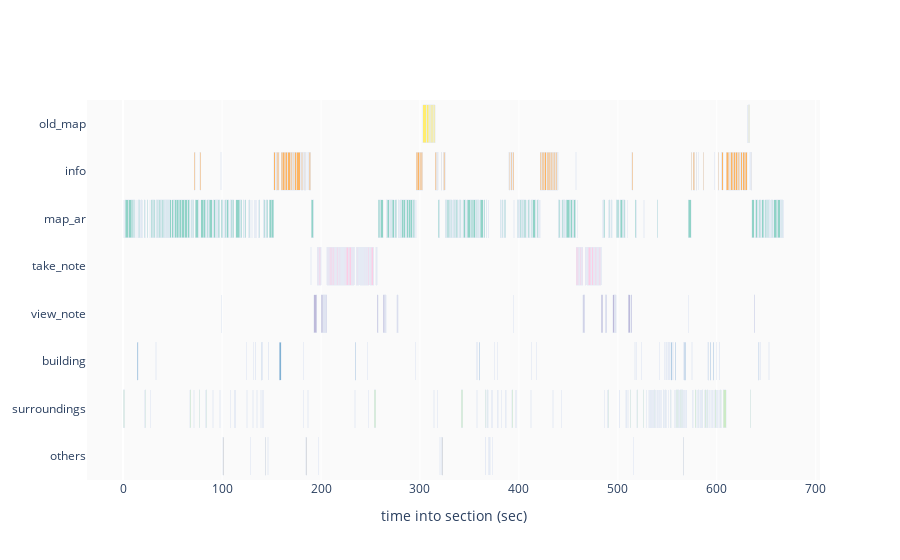

The code cell stored with this chart in its notebook:
### Code cell
df['start'] = (df['Recording timestamp'] - df['Gaze event duration']/2) / 1000
df['start'] = df['start'] - df['start'].min()
df['Gaze event duration'] = df['Gaze event duration'] / 1000
fig = go.Figure(
    layout = {
        'barmode': 'stack',
        'xaxis': {'automargin': True, 'title': {'text': 'time into section (sec)'}},
        'yaxis': {'automargin': True,
                  'categoryorder': 'array',
                  'categoryarray': ['others', 'surroundings', 'building',
                                    'view_note', 'take_note',
                                    'map_ar', 'info']},
        'plot_bgcolor': 'rgb(250, 250, 250)'}
)
for target, target_df in df.groupby('new_target'):
    fig.add_bar(x=target_df['Gaze event duration'],
                y=target_df['new_target'],
                base=target_df.start,
                orientation='h',
                showlegend=False,
                marker=dict(color=sequence_color_dict[target]),
                name=target)
fig.show()

### Figure 1 — Plotly figure (JSON) as saved in the notebook; plotly's stock layout.template omitted (floating-point values rounded to 4 significant figures; data arrays with more than 128 entries replaced by an {"elided": "..."} marker saying what was removed)
{"data": [{"base": [14.3, 33.11, 124.8, 131.4, 133.8, 134.0, 139.7, 140.0, 140.4, 140.9, 147.1, 147.3, 158.0, 182.4, 234.7, 247.2, 295.6, 357.5, 357.7, 360.1, 375.6, 378.2, 412.3, 417.8, 517.0, 519.0, 523.7, 541.9, 547.5, 548.4, 548.8, 550.6, 551.4, 551.6, 552.4, 552.6, 554.1, 555.6, 557.9, 558.2, 566.6, 566.8, 567.2, 568.0, 574.6, 591.0, 591.2, 591.8, 593.2, 593.5, 596.4, 599.2, 603.0, 603.1, 642.1, 642.3, 644.4, 652.4], "marker": {"color": "rgb(128, 177, 211)"}, "name": "building", "orientation": "h", "showlegend": false, "type": "bar", "x": [1.08, 0.16, 0.14, 0.26, 0.1, 0.12, 0.28, 0.14, 0.16, 0.1, 0.22, 0.08, 1.56, 0.08, 0.14, 0.22, 0.18, 0.08, 0.16, 0.16, 0.14, 0.14, 0.22, 0.08, 0.38, 0.26, 0.14, 0.08, 0.1, 0.32, 0.16, 0.54, 0.1, 0.16, 0.08, 0.08, 0.64, 0.12, 0.24, 0.12, 0.18, 0.12, 0.48, 0.4, 0.54, 0.1, 0.52, 0.08, 0.16, 0.4, 0.44, 0.38, 0.08, 0.08, 0.2, 0.34, 0.18, 0.8], "y": ["building", "building", "building", "building", "building", "building", "building", "building", "building", "building", "building", "building", "building", "building", "building", "building", "building", "building", "building", "building", "building", "building", "building", "building", "building", "building", "building", "building", "building", "building", "building", "building", "building", "building", "building", "building", "building", "building", "building", "building", "building", "building", "building", "building", "building", "building", "building", "building", "building", "building", "building", "building", "building", "building", "building", "building", "building", "building"]}, {"base": [71.93, 77.52, 98.42, 152.2, 154.0, 154.6, 155.3, 156.5, 159.6, 160.9, 162.6, 163.9, 165.8, 166.3, 169.3, 169.7, 170.8, 171.4, 172.3, 172.9, 173.5, 175.6, 178.9, 179.3, 180.3, 181.5, 182.5, 182.8, 183.4, 183.9, 184.4, 185.6, 186.9, 187.1, 187.4, 187.7, 187.9, 189.2, 296.5, 297.2, 299.6, 300.5, 301.3, 302.3, 315.5, 316.6, 317.1, 317.4, 317.9, 318.1, 321.7, 321.8, 323.4, 323.6, 323.9, 325.3, 389.5, 390.6, 391.7, 393.6, 394.0, 421.5, 422.4, 423.0, 423.7, 424.8, 426.1, 427.9, 428.3, 428.6, 428.7, 429.6, 430.9, 432.3, 432.9, 433.7, 434.6, 435.8, 436.8, 437.3, 437.9, 439.1, 439.3, 439.5, 457.6, 513.9, 574.4, 576.4, 577.3, 579.3, 579.5, 581.0, 586.4, 597.7, 601.2, 604.8, 604.9, 605.2, 609.6, 611.4, 612.4, 613.2, 613.5, 614.2, 615.7, 617.2, 619.2, 621.1, 621.9, 623.0, 624.0, 624.4, 626.0, 626.5, 627.6, 627.8, 628.7, 633.5, 633.7, 634.4, 634.7, 635.2], "marker": {"color": "rgb(253, 180, 98)"}, "name": "info", "orientation": "h", "showlegend": false, "type": "bar", "x": [1.06, 0.8, 0.48, 1.7, 0.46, 0.68, 1.16, 1.46, 1.3, 1.74, 1.26, 1.82, 0.48, 2.999, 0.4, 1.06, 0.58, 0.9, 0.48, 0.44, 2.019, 3.319, 0.22, 1, 1.12, 0.32, 0.3, 0.52, 0.48, 0.48, 0.28, 0.64, 0.2, 0.18, 0.24, 0.22, 1.16, 0.2, 0.66, 2.359, 0.86, 0.74, 0.96, 0.62, 1.1, 0.42, 0.12, 0.48, 0.08, 0.16, 0.16, 0.1, 0.2, 0.3, 1.3, 0.08, 1.1, 0.36, 0.98, 0.26, 0.58, 0.78, 0.6, 0.7, 1, 1.3, 1.76, 0.42, 0.12, 0.08, 0.9, 1.2, 1.4, 0.52, 0.78, 0.4, 0.38, 0.86, 0.4, 0.44, 1.14, 0.14, 0.16, 0.34, 0.22, 1.1, 0.24, 0.92, 0.32, 0.16, 0.2, 0.36, 0.4, 0.44, 0.54, 0.08, 0.32, 1.28, 1.82, 0.9, 0.8, 0.28, 0.66, 1.46, 1.46, 1.999, 1.84, 0.78, 1.12, 0.78, 0.32, 1.52, 0.38, 1.16, 0.14, 0.8, 1.92, 0.16, 0.18, 0.22, 0.48, 0.18], "y": ["info", "info", "info", "info", "info", "info", "info", "info", "info", "info", "info", "info", "info", "info", "info", "info", "info", "info", "info", "info", "info", "info", "info", "info", "info", "info", "info", "info", "info", "info", "info", "info", "info", "info", "info", "info", "info", "info", "info", "info", "info", "info", "info", "info", "info", "info", "info", "info", "info", "info", "info", "info", "info", "info", "info", "info", "info", "info", "info", "info", "info", "info", "info", "info", "info", "info", "info", "info", "info", "info", "info", "info", "info", "info", "info", "info", "info", "info", "info", "info", "info", "info", "info", "info", "info", "info", "info", "info", "info", "info", "info", "info", "info", "info", "info", "info", "info", "info", "info", "info", "info", "info", "info", "info", "info", "info", "info", "info", "info", "info", "info", "info", "info", "info", "info", "info", "info", "info", "info", "info", "info", "info"]}, {"base": {"elided": "369 float values"}, "marker": {"color": "rgb(144, 211, 199)"}, "name": "map_ar", "orientation": "h", "showlegend": false, "type": "bar", "x": {"elided": "369 float values"}, "y": {"elided": "369 str values"}}, {"base": [303.0, 306.2, 306.5, 306.7, 308.3, 308.5, 309.7, 310.9, 311.4, 312.4, 312.5, 313.3, 314.4, 630.7, 631.1, 632.0, 632.4, 633.3], "marker": {"color": "rgb(255, 237, 111)"}, "name": "old_map", "orientation": "h", "showlegend": false, "type": "bar", "x": [3.119, 0.2, 0.18, 1.64, 0.18, 1.16, 1.16, 0.32, 0.9, 0.14, 0.7, 0.5, 1.06, 0.26, 0.8, 0.4, 0.76, 0.14], "y": ["old_map", "old_map", "old_map", "old_map", "old_map", "old_map", "old_map", "old_map", "old_map", "old_map", "old_map", "old_map", "old_map", "old_map", "old_map", "old_map", "old_map", "old_map"]}, {"base": [100.8, 128.3, 143.7, 146.0, 184.8, 197.6, 319.9, 321.4, 322.0, 365.7, 366.6, 369.6, 369.8, 370.1, 370.6, 370.8, 372.8, 516.1, 566.3], "marker": {"color": "rgb(203, 203, 203)"}, "name": "others", "orientation": "h", "showlegend": false, "type": "bar", "x": [0.76, 0.1, 0.2, 0.58, 0.86, 0.24, 0.6, 0.08, 1.16, 0.12, 0.1, 0.12, 0.12, 0.1, 0.12, 0.16, 0.44, 0.08, 0.24], "y": ["others", "others", "others", "others", "others", "others", "others", "others", "others", "others", "others", "others", "others", "others", "others", "others", "others", "others", "others"]}, {"base": {"elided": "160 float values"}, "marker": {"color": "rgb(204, 235, 197)"}, "name": "surroundings", "orientation": "h", "showlegend": false, "type": "bar", "x": {"elided": "160 float values"}, "y": {"elided": "160 str values"}}, {"base": {"elided": "144 float values"}, "marker": {"color": "rgb(252, 205, 229)"}, "name": "take_note", "orientation": "h", "showlegend": false, "type": "bar", "x": {"elided": "144 float values"}, "y": {"elided": "144 str values"}}, {"base": [98.94, 192.9, 200.4, 201.1, 201.4, 202.4, 202.8, 203.2, 203.4, 203.8, 204.2, 204.6, 205.2, 205.4, 257.0, 262.7, 264.3, 264.8, 265.3, 276.4, 277.5, 394.6, 464.6, 465.8, 483.2, 487.0, 487.9, 488.2, 488.4, 494.6, 496.6, 496.8, 497.5, 498.0, 510.5, 513.0, 571.2, 637.8], "marker": {"color": "rgb(190, 186, 218)"}, "name": "view_note", "orientation": "h", "showlegend": false, "type": "bar", "x": [0.22, 2.979, 0.66, 0.26, 0.98, 0.34, 0.36, 0.22, 0.36, 0.3, 0.38, 0.56, 0.22, 0.32, 0.56, 1.48, 0.5, 0.46, 0.66, 1.1, 0.44, 0.32, 1.1, 1, 1.34, 0.8, 0.18, 0.1, 0.62, 1.5, 0.08, 0.7, 0.44, 0.28, 1.9, 0.76, 0.12, 0.72], "y": ["view_note", "view_note", "view_note", "view_note", "view_note", "view_note", "view_note", "view_note", "view_note", "view_note", "view_note", "view_note", "view_note", "view_note", "view_note", "view_note", "view_note", "view_note", "view_note", "view_note", "view_note", "view_note", "view_note", "view_note", "view_note", "view_note", "view_note", "view_note", "view_note", "view_note", "view_note", "view_note", "view_note", "view_note", "view_note", "view_note", "view_note", "view_note"]}], "layout": {"barmode": "stack", "plot_bgcolor": "rgb(250, 250, 250)", "xaxis": {"automargin": true, "title": {"text": "time into section (sec)"}}, "yaxis": {"automargin": true, "categoryarray": ["others", "surroundings", "building", "view_note", "take_note", "map_ar", "info"], "categoryorder": "array"}}}
